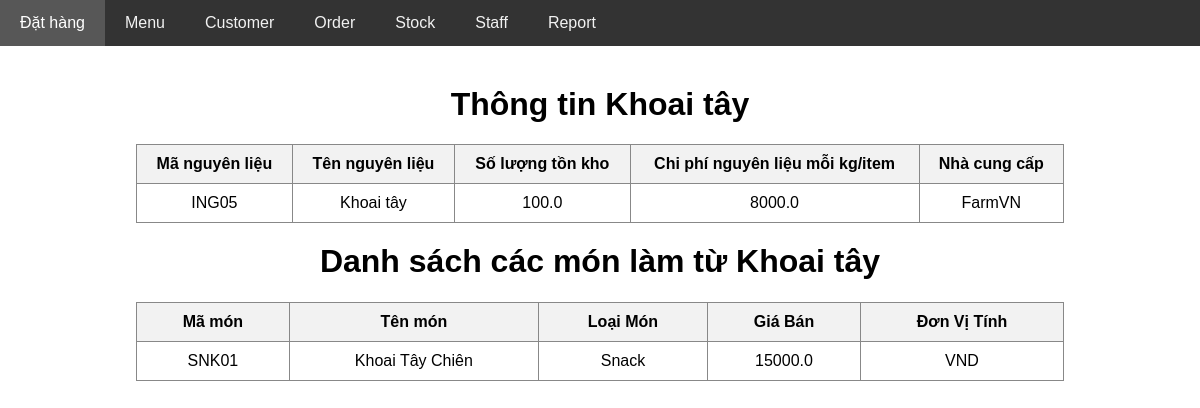
The app's page /core/stock/5, older data.
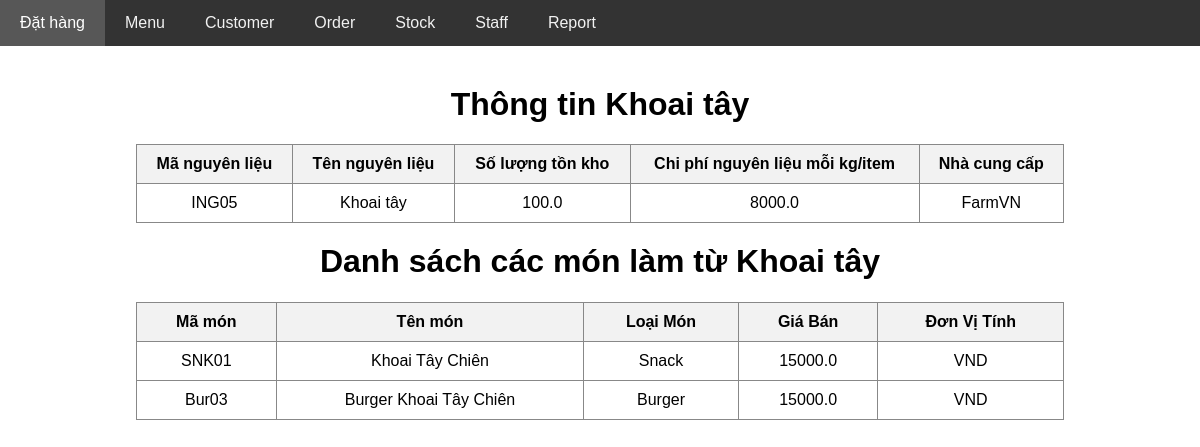
The same page, newer data.
### core/models.py (models this page shows, shortened)
class MenuIngredient(models.Model):
    class TypeChoices(models.TextChoices):
        KILOGRAM = 'Kilogram'
        ITEM = 'Item'
    so_luong = models.FloatField()
    don_vi_tinh = models.CharField(max_length=20, choices=TypeChoices.choices)
    stock = models.ForeignKey(StockIngredient, on_delete=models.CASCADE, related_name='menu_ingredients')
    menu = models.ForeignKey(Menu, on_delete=models.CASCADE, related_name='ingredients')

class Menu(models.Model):
    class TypeChoices(models.TextChoices):
        BURGER = 'Burger'
        DRINK = 'Drink'
        COMBO = 'Combo'
        SNACK = 'Snack'
    ma_mon = models.CharField(max_length=10, unique=True)
    ten_mon = models.CharField(max_length=50)
    loai_mon = models.CharField(max_length=20, choices=TypeChoices.choices)
    gia_ban = models.FloatField()
    don_vi_tinh = models.CharField(max_length=10, default='VND')

### core/views.py (the view)
# urls.py: path('stock/<int:stock_id>', views.show_stock_detail, name='show_stock_detail'),
def show_stock_detail(request, stock_id):
    stock = StockIngredient.objects.get(id=stock_id)
    related_ingredients = stock.menu_ingredients.all()
    return render(request, 'menu/show_stock_detail.html', {
        'stock': stock,
        'related_ingredients': related_ingredients
    })

### core/templates/menu/show_stock_detail.html (shortened to what this page needs)
{% extends 'layout.html' %}
{% block body %}
<h1>Thông tin {{stock.ten_nguyen_lieu}}</h1>
<table>
    <tr>
        <th>Mã nguyên liệu</th>
        <th>Tên nguyên liệu</th>
        <th>Số lượng tồn kho</th>
        <th>Chi phí nguyên liệu mỗi kg/item</th>
        <th>Nhà cung cấp</th>
    </tr>
    <tr>
            <td> {{stock.ma_nguyen_lieu}} </td>
            <td> {{stock.ten_nguyen_lieu}} </td>
            <td> {{stock.so_luong_ton_kho}} </td>
            <td> {{stock.chi_phi_nguyen_lieu}} </td>
            <td> {{stock.nha_cung_cap}} </td>
    </tr>
</table>
<h1>Danh sách các món làm từ {{ stock.ten_nguyen_lieu }}</h1>
<table>
    <tr>
            <th>Mã món</th>
            <th>Tên món</th>
            <th>Loại Món</th>
            <th>Giá Bán</th>
            <th>Đơn Vị Tính</th>
    </tr>
    {% for ingredient in related_ingredients %}
    <tr>
            <td> {{ingredient.menu.ma_mon}} </td>
            <td> {{ingredient.menu.ten_mon}} </td>
            <td> {{ingredient.menu.loai_mon}} </td>
            <td> {{ingredient.menu.gia_ban}} </td>
            <td> {{ingredient.menu.don_vi_tinh}} </td>
    </tr>
    {% endfor %}
</table>
{% endblock %}

Row changes from the older to the newer data that the page shows:
added MenuIngredient: menu.ma_mon "Bur03", menu.ten_mon "Burger Khoai Tây Chiên", menu.loai_mon "Burger", menu.gia_ban "15000.0", menu.don_vi_tinh "VND"
